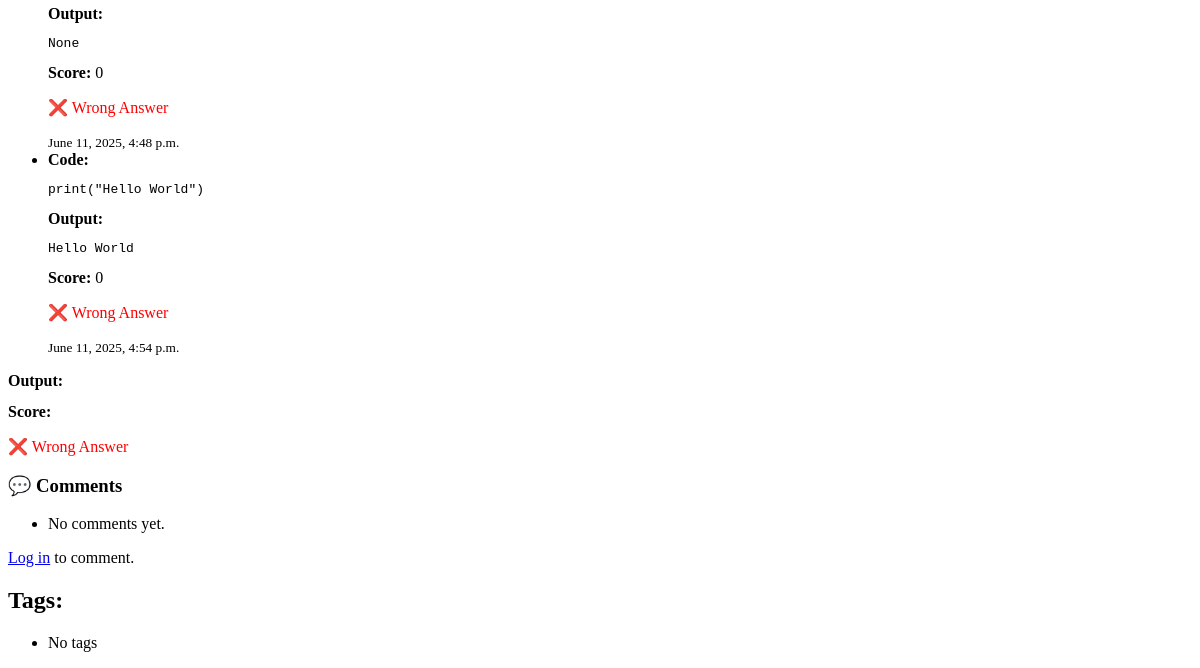
/question/1/ (lower part), run on an earlier commit of the app's database.
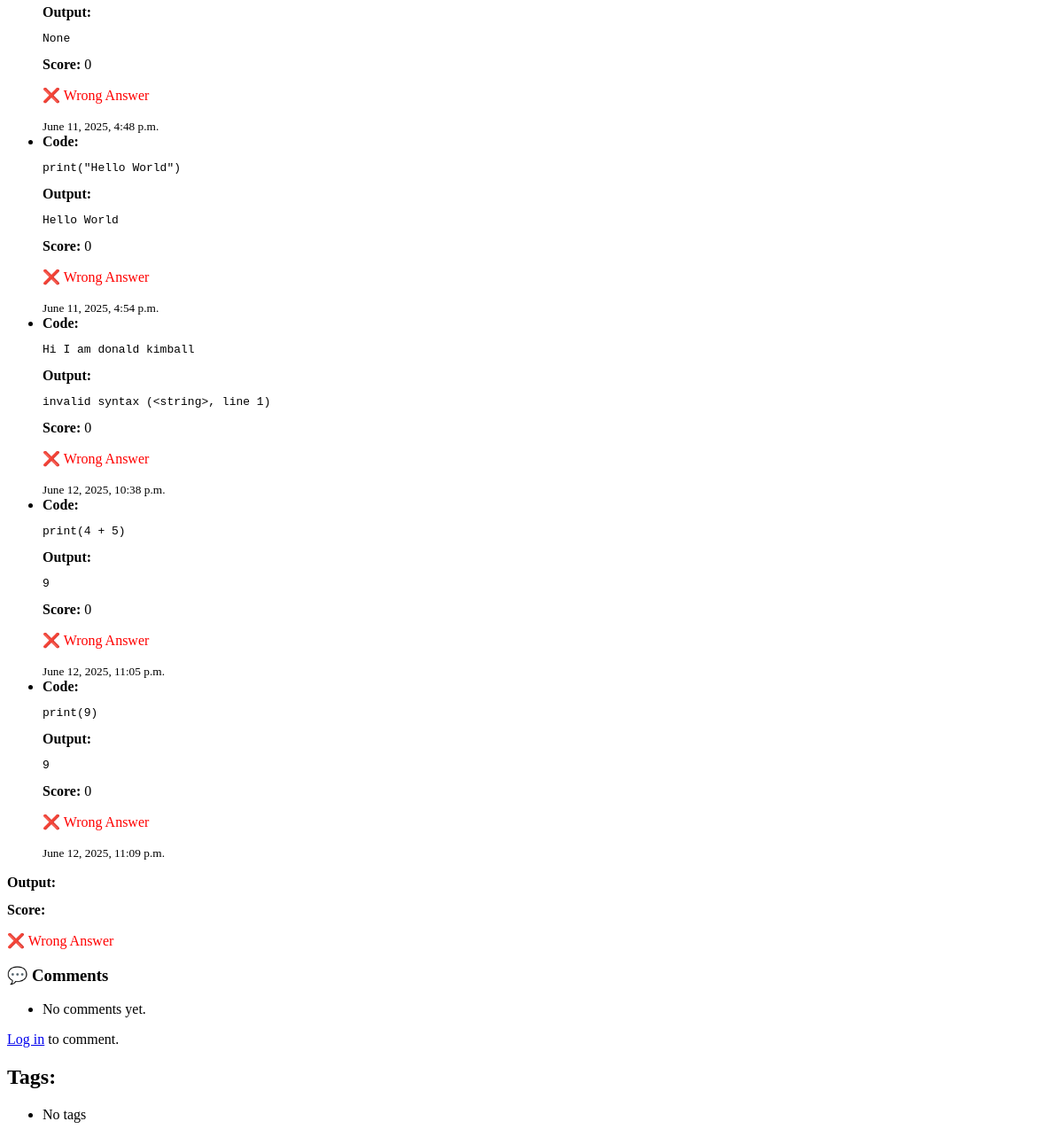
And on a later commit of the database.
### core/models.py (models this page shows, shortened)
class Submission(models.Model):
    user = models.ForeignKey(User, on_delete=models.CASCADE)
    question = models.ForeignKey(Question, on_delete=models.CASCADE)
    code = models.TextField()
    language = models.CharField(max_length=30)
    result = models.TextField(blank=True, null=True)
    score = models.IntegerField(default=0)
    submitted_at = models.DateTimeField(auto_now_add=True)

### core/views.py (the view, shortened to what this page needs)
# urls.py: path('question/<int:question_id>/', views.question_detail, name='question_detail'),
def question_detail(request, question_id):
    question = get_object_or_404(Question, id=question_id)
    output = ''
    is_correct = None
    expected_output = question.expected_output.strip()
    if request.method == 'POST':
        form = SubmissionForm(request.POST)
        if form.is_valid():
            submission = form.save(commit=False)
            submission.question = question
            if request.user.is_authenticated:
                submission.user = request.user
            else:
                submission.user = User.objects.first()  # fallback for dev
            f = io.StringIO()
            try:
                with redirect_stdout(f):
                    exec(submission.code, {})
                output = f.getvalue().strip()
            except Exception as e:
                output = str(e).strip()
            submission.result = output[:1000]  # Limit output to 1000 characters
            if output == expected_output:
                submission.score = 100  # full score
                is_correct = True
            else:
                submission.score = 0  # wrong answer
                is_correct = False
            submission.save()
    else:
        form = SubmissionForm()
        form = SubmissionForm()
    comment_form = CommentForm()
    comments = question.comments.order_by('-created_at')
    return render(request, 'core/question_detail.html', {
        'question': question,
        'form': form,
        'output': output,
        'expected_output': expected_output,
        'is_correct': is_correct
    })

### core/templates/core/question_detail.html (shortened to what this page needs)
<!DOCTYPE html>
<html>
<head>
</head>
<body>
    <br>
    {% if question.submission_set.all %}
        <ul>
    {% for submission in question.submission_set.all %}
        <li>
            <strong>Code:</strong>
            <pre>{{ submission.code }}</pre>
            <strong>Output:</strong>
            <pre>{{ submission.result }}</pre>
            <strong>Score:</strong> {{ submission.score }}
            {% if submission.score == 100 %}
                <p style="color:green;">✅ Accepted</p>
            {% else %}
                <p style="color:red;">❌ Wrong Answer</p>
            {% endif %}
            <small>{{ submission.submitted_at }}</small>
        </li>
    {% endfor %}
        </ul>
    {% endif %}
    <strong>Output:</strong>
<strong>Score:</strong> {{ submission.score }}
{% if submission.score == 100 %}
    <p style="color: green;">✅ Accepted</p>
{% else %}
    <p style="color: red;">❌ Wrong Answer</p>
{% endif %}
<h3>💬 Comments</h3>
<ul>
    {% for comment in comments %}
        <li><strong>{{ comment.user.username }}</strong> ({{ comment.created_at|date:"M d, H:i" }}): {{ comment.text }}</li>
    {% empty %}
        <li>No comments yet.</li>
    {% endfor %}
</ul>
{% if user.is_authenticated %}
<form method="POST">
    {% csrf_token %}
    {{ comment_form.as_p }}
    <button type="submit" name="submit_comment">Post Comment</button>
</form>
{% else %}
<p><a href="{% url 'login' %}">Log in</a> to comment.</p>
{% endif %}
<h2>Tags:</h2>
<ul>
  {% for tag in question.tags.all %}
    <li><a href="{% url 'questions_by_tag' tag.id %}">{{ tag.name }}</a></li>
  {% empty %}
    <li>No tags</li>
  {% endfor %}
</ul>
</body>
</html>

What changed in the data, as far as the page shows it:
added Submission: code "Hi I am donald kimball", result "invalid syntax (<string>, line 1)", score "0", shows "❌ Wrong Answer", submitted_at "June 12, 2025, 10:38 p.m."
added Submission: code "print(4 + 5)", result "9", score "0", shows "❌ Wrong Answer", submitted_at "June 12, 2025, 11:05 p.m."
added Submission: code "print(9)", result "9", score "0", shows "❌ Wrong Answer", submitted_at "June 12, 2025, 11:09 p.m."
